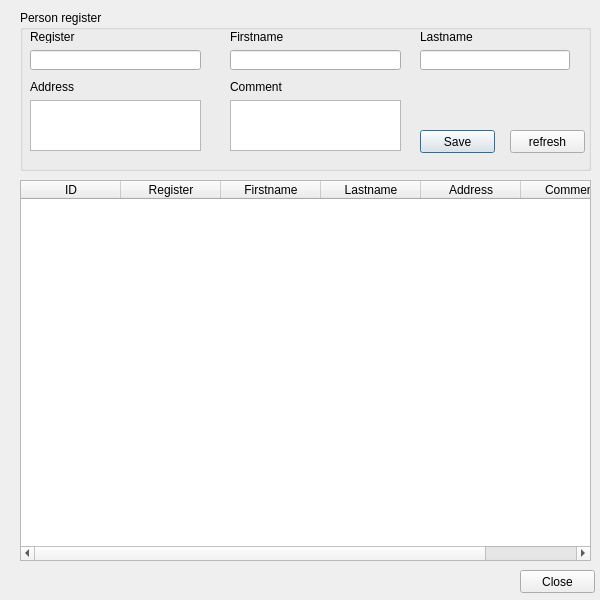
<?xml version="1.0" encoding="UTF-8"?>
<ui version="4.0">
 <class>SesmimFirstDialog</class>
 <widget class="QDialog" name="SesmimFirstDialog">
  <property name="geometry">
   <rect>
    <x>0</x>
    <y>0</y>
    <width>600</width>
    <height>600</height>
   </rect>
  </property>
  <property name="minimumSize">
   <size>
    <width>600</width>
    <height>600</height>
   </size>
  </property>
  <property name="maximumSize">
   <size>
    <width>600</width>
    <height>600</height>
   </size>
  </property>
  <property name="baseSize">
   <size>
    <width>600</width>
    <height>600</height>
   </size>
  </property>
  <property name="windowTitle">
   <string>Dialog</string>
  </property>
  <widget class="QGroupBox" name="groupBox">
   <property name="geometry">
    <rect>
     <x>20</x>
     <y>10</y>
     <width>571</width>
     <height>161</height>
    </rect>
   </property>
   <property name="title">
    <string>Person register</string>
   </property>
   <widget class="QPushButton" name="save_button">
    <property name="geometry">
     <rect>
      <x>400</x>
      <y>120</y>
      <width>75</width>
      <height>23</height>
     </rect>
    </property>
    <property name="text">
     <string>Save</string>
    </property>
   </widget>
   <widget class="QLineEdit" name="register_edit">
    <property name="geometry">
     <rect>
      <x>10</x>
      <y>40</y>
      <width>171</width>
      <height>20</height>
     </rect>
    </property>
   </widget>
   <widget class="QLineEdit" name="firstname_edit">
    <property name="geometry">
     <rect>
      <x>210</x>
      <y>40</y>
      <width>171</width>
      <height>20</height>
     </rect>
    </property>
   </widget>
   <widget class="QLineEdit" name="lastname_edit">
    <property name="geometry">
     <rect>
      <x>400</x>
      <y>40</y>
      <width>150</width>
      <height>20</height>
     </rect>
    </property>
   </widget>
   <widget class="QTextEdit" name="address_edit">
    <property name="geometry">
     <rect>
      <x>10</x>
      <y>90</y>
      <width>171</width>
      <height>51</height>
     </rect>
    </property>
   </widget>
   <widget class="QTextEdit" name="comment_edit">
    <property name="geometry">
     <rect>
      <x>210</x>
      <y>90</y>
      <width>171</width>
      <height>51</height>
     </rect>
    </property>
   </widget>
   <widget class="QLabel" name="label">
    <property name="geometry">
     <rect>
      <x>10</x>
      <y>20</y>
      <width>97</width>
      <height>13</height>
     </rect>
    </property>
    <property name="text">
     <string>Register</string>
    </property>
   </widget>
   <widget class="QLabel" name="label_2">
    <property name="geometry">
     <rect>
      <x>210</x>
      <y>20</y>
      <width>97</width>
      <height>13</height>
     </rect>
    </property>
    <property name="text">
     <string>Firstname</string>
    </property>
   </widget>
   <widget class="QLabel" name="label_3">
    <property name="geometry">
     <rect>
      <x>400</x>
      <y>20</y>
      <width>97</width>
      <height>13</height>
     </rect>
    </property>
    <property name="text">
     <string>Lastname</string>
    </property>
   </widget>
   <widget class="QLabel" name="label_4">
    <property name="geometry">
     <rect>
      <x>10</x>
      <y>70</y>
      <width>97</width>
      <height>13</height>
     </rect>
    </property>
    <property name="text">
     <string>Address</string>
    </property>
   </widget>
   <widget class="QLabel" name="label_5">
    <property name="geometry">
     <rect>
      <x>210</x>
      <y>70</y>
      <width>97</width>
      <height>13</height>
     </rect>
    </property>
    <property name="text">
     <string>Comment</string>
    </property>
   </widget>
   <widget class="QPushButton" name="refresh_button">
    <property name="geometry">
     <rect>
      <x>490</x>
      <y>120</y>
      <width>75</width>
      <height>23</height>
     </rect>
    </property>
    <property name="text">
     <string>refresh</string>
    </property>
   </widget>
  </widget>
  <widget class="QTableWidget" name="subject_twidget">
   <property name="geometry">
    <rect>
     <x>20</x>
     <y>180</y>
     <width>571</width>
     <height>381</height>
    </rect>
   </property>
   <column>
    <property name="text">
     <string>ID</string>
    </property>
   </column>
   <column>
    <property name="text">
     <string>Register</string>
    </property>
   </column>
   <column>
    <property name="text">
     <string>Firstname</string>
    </property>
   </column>
   <column>
    <property name="text">
     <string>Lastname</string>
    </property>
   </column>
   <column>
    <property name="text">
     <string>Address</string>
    </property>
   </column>
   <column>
    <property name="text">
     <string>Comment</string>
    </property>
   </column>
  </widget>
  <widget class="QPushButton" name="close_button">
   <property name="geometry">
    <rect>
     <x>520</x>
     <y>570</y>
     <width>75</width>
     <height>23</height>
    </rect>
   </property>
   <property name="text">
    <string>Close</string>
   </property>
  </widget>
 </widget>
 <resources>
  <include location="resources.qrc"/>
 </resources>
 <connections/>
</ui>
